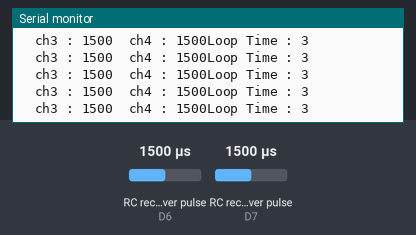
Simulated run of this sketch. Board: ESP8266 (NodeMCU). Shown: the last lines printed to the serial monitor. Wiring (inferred from the names in the program): 2 × RC receiver channel: data D6 / data D7. The inputs (shaded band) are chosen by the test bench; at power-on: RC receiver pulse (sensors on D6, D7) 1500 µs.

Above: at 1.2 s.
1.3 s: RC receiver pulse (sensor on D6) set to 1020 µs
At 2.3 s:
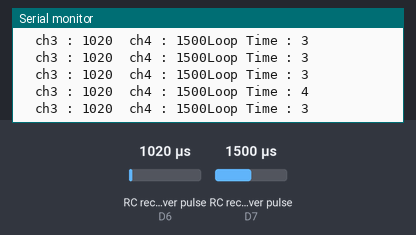
4.3 s: RC receiver pulse (sensor on D7) set to 1020 µs
At 4.8 s:
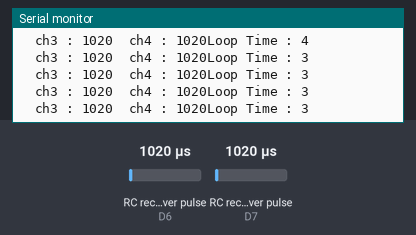
7.3 s: RC receiver pulse (sensor on D6) set to 1250 µs
At 8.2 s:
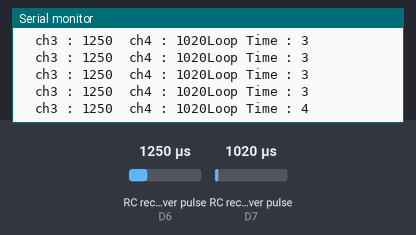
Timing chart, 0 to 8.4 s (numbered marks = the images above; inputs shaded):
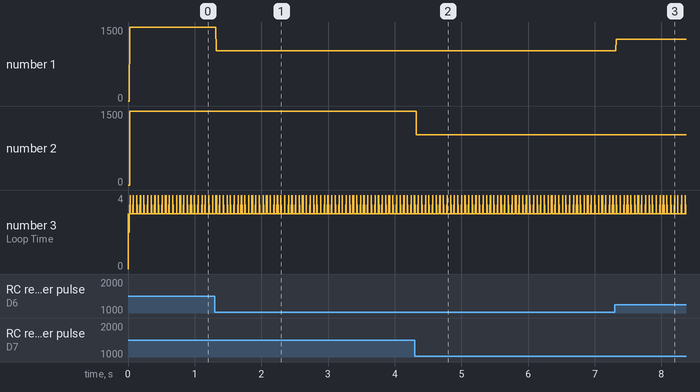

Measured:
- after the input at 1.3 s, the serial monitor: prints a new line at once (image 1)
- after the input at 4.3 s, the serial monitor: prints a new line at once (image 2)
- after the input at 7.3 s, the serial monitor: prints a new line at once (image 3)
- plotted number 1: 1500 → 1020 after the input at 1.3 s, 1020 → 1250 after the input at 7.3 s

The sketch:

readControllerOnInterrupt.ino
```cpp
//
////#define CH_1 D2
////#define CH_2 D6
////#define CH_3 D13//D7
////#define CH_4 D8
////#define CH_5 D10
////#define CH_6 D11

//#define CH_1 D1
//#define CH_2 D0
#define CH_3 D6//D7
#define CH_4 D7

int ch1, ch2;
int ch3 = 2;
int ch4 = 3;
//ch5, ch6;
int channelOutputs[4];
int channelStartTime[4];
int channelBuffers[4];

void readChannel(int channelNo, int channelPin)
{
  if(digitalRead(channelPin) == HIGH)
    channelStartTime[channelNo] = micros();

  else channelBuffers[channelNo] = micros() - channelStartTime[channelNo];

}

void readChannel3()
{
  readChannel(ch3, CH_3);
}

void readChannel4()
{
  readChannel(ch4, CH_4);
}

void readRC()
{
  memcpy(channelOutputs, (const void *)channelBuffers, sizeof(channelBuffers));
}
void setup() {

  // put your setup code here, to run once:
  Serial.begin(115200);
  pinMode(CH_3, INPUT);
  pinMode(CH_4, INPUT);

  attachInterrupt(digitalPinToInterrupt(CH_3), readChannel3, CHANGE);
  attachInterrupt(digitalPinToInterrupt(CH_4), readChannel4, CHANGE);

  Serial.println("SETUP");

}

void loop() {
  // put your main code here, to run repeatedly:
  int loopTimer = millis();
  readRC();
//  ch1 = pulseIn(CH_1, HIGH);
//  Serial.print("  ch1 : ");
//  Serial.print(ch1);
//
//  ch2 = pulseIn(CH_2, HIGH);
//  Serial.print("  ch2 : ");
//  Serial.print(ch2);

//  ch3 = pulseIn(CH_3, HIGH);
  Serial.print("  ch3 : ");
  Serial.print(channelOutputs[ch3]);

//  ch4 = pulseIn(CH_4, HIGH);
  Serial.print("  ch4 : ");
  Serial.print(channelOutputs[ch4]);

  Serial.print("Loop Time : ");
  Serial.println(millis() - loopTimer);

}
//
///*
// * CH_4::D2::LeftStickHorizontal(1145-1513-1912)
// * CH_3::D13::LeftStickVertical(U1946-1545-D1195)
// * CH_2::D6::RightStickVertical(U1179-1514-D1835)
// * CH_1::D2::RightStickHorizontal(L1140-1521-R1904)
// */

//#include <attachInterrupt.h>

//#define SERIAL_PORT_SPEED 115200
//#define RC_NUM_CHANNELS  4
//
//#define RC_CH1  0
//#define RC_CH2  1
//#define RC_CH3  2
//#define RC_CH4  3
//
//#define RC_CH1_INPUT  D1
//#define RC_CH2_INPUT  D0
//#define RC_CH3_INPUT  D6
//#define RC_CH4_INPUT  D7
//
//uint16_t rc_values[RC_NUM_CHANNELS];
//uint32_t rc_start[RC_NUM_CHANNELS];
//volatile uint16_t rc_shared[RC_NUM_CHANNELS];
//
//void rc_read_values() {
//  noInterrupts();
//  memcpy(rc_values, (const void *)rc_shared, sizeof(rc_shared));
//  interrupts();
//}
//
//void calc_input(uint8_t channel, uint8_t input_pin) {
//  if (digitalRead(input_pin) == HIGH) {
//    rc_start[channel] = micros();
//  } else {
//    uint16_t rc_compare = (uint16_t)(micros() - rc_start[channel]);
//    rc_shared[channel] = rc_compare;
//  }
//}
//
//void calc_ch1() { calc_input(RC_CH1, RC_CH1_INPUT); }
//void calc_ch2() { calc_input(RC_CH2, RC_CH2_INPUT); }
//void calc_ch3() { calc_input(RC_CH3, RC_CH3_INPUT); }
//void calc_ch4() { calc_input(RC_CH4, RC_CH4_INPUT); }
//
//void setup() {
//  Serial.begin(SERIAL_PORT_SPEED);
//
//  pinMode(RC_CH1_INPUT, INPUT);
//  pinMode(RC_CH2_INPUT, INPUT);
//  pinMode(RC_CH3_INPUT, INPUT);
//  pinMode(RC_CH4_INPUT, INPUT);
//
//  attachInterrupt(digitalPinToInterrupt(RC_CH1_INPUT), calc_ch1, CHANGE);
//  attachInterrupt(digitalPinToInterrupt(RC_CH2_INPUT), calc_ch2, CHANGE);
//  attachInterrupt(digitalPinToInterrupt(RC_CH3_INPUT), calc_ch3, CHANGE);
//  attachInterrupt(digitalPinToInterrupt(RC_CH4_INPUT), calc_ch4, CHANGE);
//  Serial.print("LOLLLOLOLOLOLOL");
//}
//
//void loop() {
//  rc_read_values();
//
//  Serial.print("CH1:"); Serial.print(rc_values[RC_CH1]); Serial.print("\t");
//  Serial.print("CH2:"); Serial.print(rc_values[RC_CH2]); Serial.print("\t");
//  Serial.print("CH3:"); Serial.print(rc_values[RC_CH3]); Serial.print("\t");
//  Serial.print("CH4:"); Serial.println(rc_values[RC_CH4]);
//
//  delay(200);
//}
```
